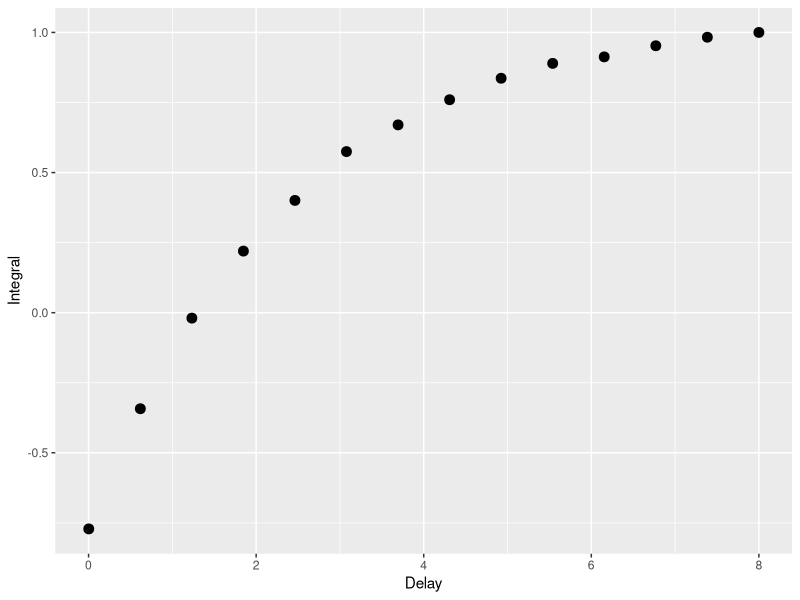

Generate this figure with R:
## ---- chunk 1
# load libraries
library(ggplot2) #library for plotting
library(reshape2) # library for reshaping data (tall-narrow <-> short-wide)
library(minpack.lm) # library for least squares fit using levenberg-marquart algorithm
## ---- chunk 2
setwd("~/Documents/Programs/ODNP_Analysis/Rstudio")
#load T1 data
df=read.csv(file="t1Integral101.csv", header=TRUE, sep=',')
names(df)=c("Integral","Error","Delay")
df1 <- df[c("Delay", "Integral")]
MaxIntegral = df1$Integral[length(df1$Integral)] # find max abs value for integral
df1$Integral <- df1$Integral/MaxIntegral # normalization
## ---- chunk 3

ggplot(data=df1,aes(x=Delay,y=Integral))+geom_point(size=3)
## ---- chunk 4
f_T1 <- function(t, a, T1) {
    1-2*a*exp(-t/T1)
}

#fit <- nls(y~f(x,a,b,c), data=data.frame(mydata), start=list(a=1, b=30, c=-0.3))
